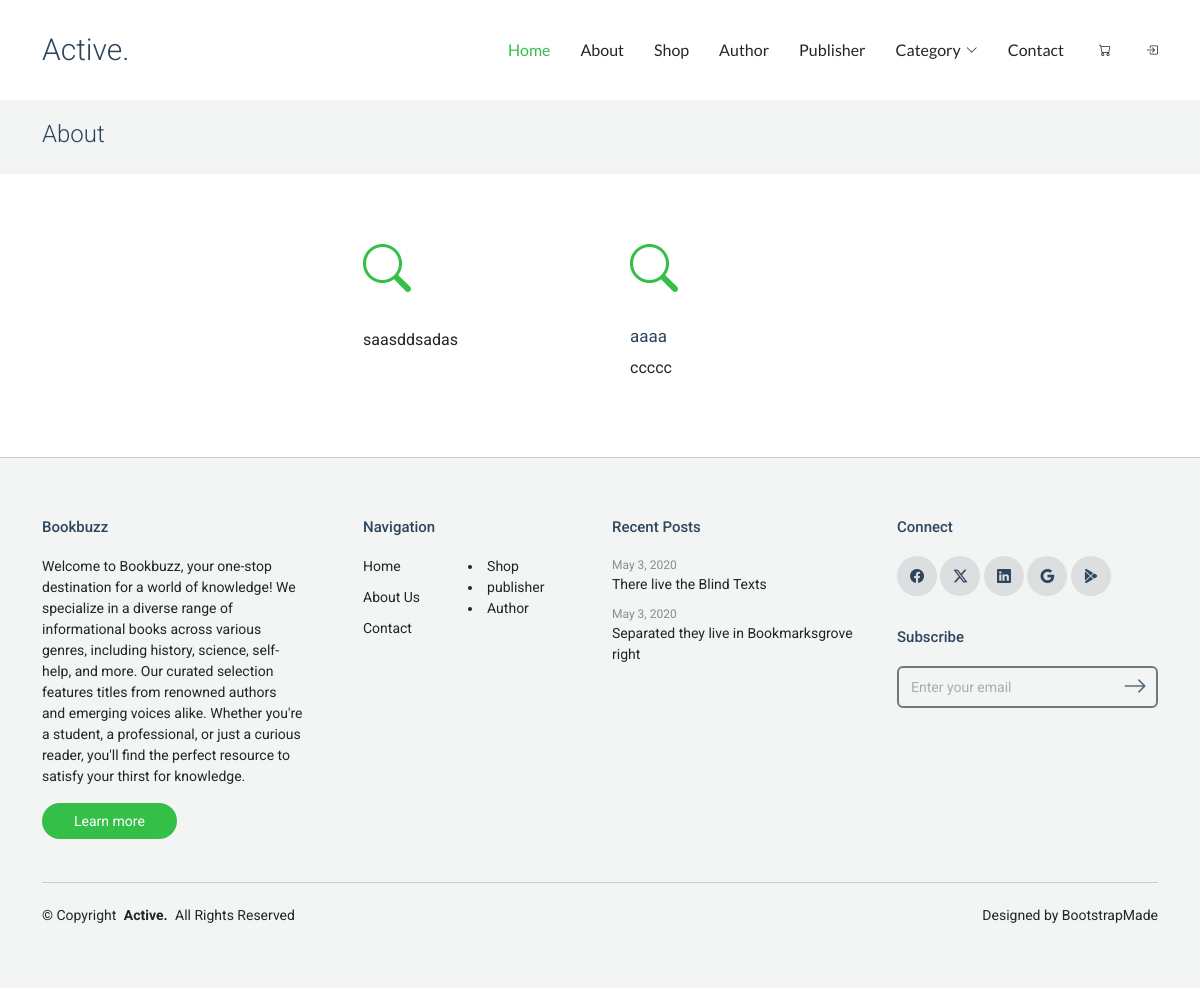
The page /User/about.php on the database as committed earlier.
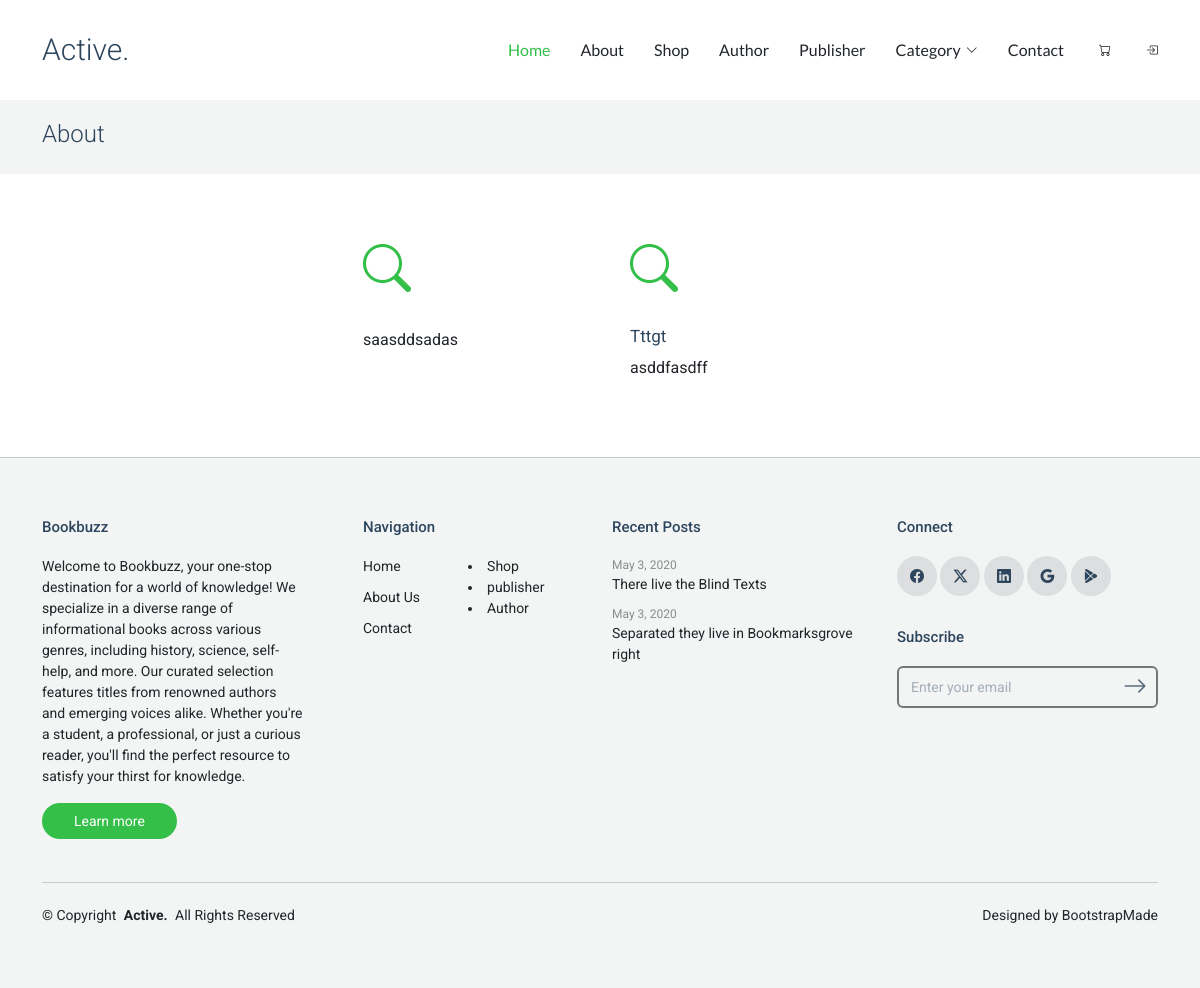
The same page on the database as committed later.
### tables this page shows
CREATE TABLE `about_us` (
  `AboutID` int(11) NOT NULL,
  `Title` varchar(30) NOT NULL,
  `Description` varchar(1000) NOT NULL,
  `Record_insert` timestamp NOT NULL DEFAULT current_timestamp()
);

### User/about.php (the view)
<?php
include("header.php");
?>
 <div class="page-title light-background">
      <div class="container">
        <h1>About</h1>
      </div>
    </div>
    <section id="services-2" class="services-2 section">
      <div class="container">
        <div class="row justify-content-center" data-aos="fade-up">
          <div class="col-md-12 col-lg-6 ps-lg-5">
            <div class="row">
            <?php
                $query = "SELECT * FROM `about_us`";
                $result = mysqli_query($conn, $query);
                while ($row = mysqli_fetch_array($result)) { ?>
              <div class="col-6 col-sm-6 col-md-6 col-lg-6">
                <div class="services-item" data-aos="fade-up" data-aos-delay="">
                  <div class="services-icon">
                    <i class="bi bi-search"></i>
                  </div>
                  <div>
                    <h3><?php echo $row[1]; ?></h3>
                    <p><?php echo $row[2]; ?></p>
                  </div>
                </div>
              </div>
              <?php } ?>
            </div>
          </div>
        </div>
      </div>
    </section>
<?php
include("footer.php");
?>

Rows that differ between the two databases and show on the page:
changed about_us: Title "aaaa" → "Tttgt"; Description "ccccc" → "asddfasdff"
